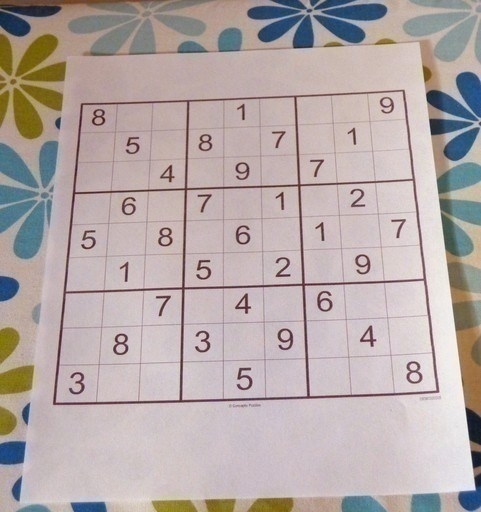
#> input picture image.jpeg, 481 x 512 px
$ python -i FindCorners.py   (imports and definitions only)
#> lines starting #> are read from the running program, lines starting #| are printed output that depends on the picture; after the words box and inside, x2 and y2 are one past the last pixel; in counts of white or black regions, pixels touching at a corner belong together
#> further down, picture is the input picture: shape (512, 481, 3); mean B, G, R 168.2, 169.5, 181.2
import cv2
import numpy as np
import operator

def preProcess(im):
    imgray = cv2.cvtColor(im, cv2.COLOR_BGR2GRAY)
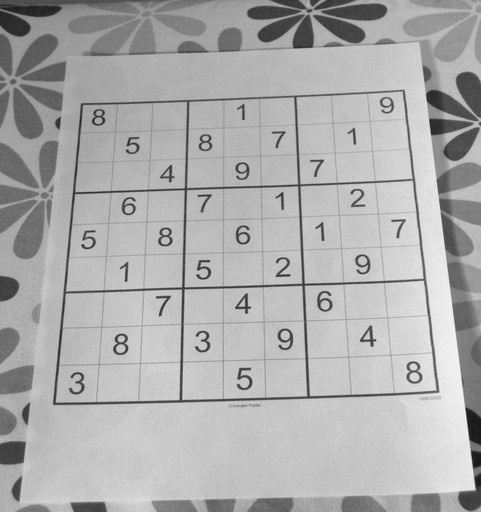
#> imgray: shape (512, 481); min 22, max 246, mean 172.9
    blurred = cv2.GaussianBlur(imgray, (5, 5), 0)
    adaptive_thresh = cv2.adaptiveThreshold(blurred, 255, cv2.ADAPTIVE_THRESH_MEAN_C,cv2.THRESH_BINARY_INV, 3, 2)
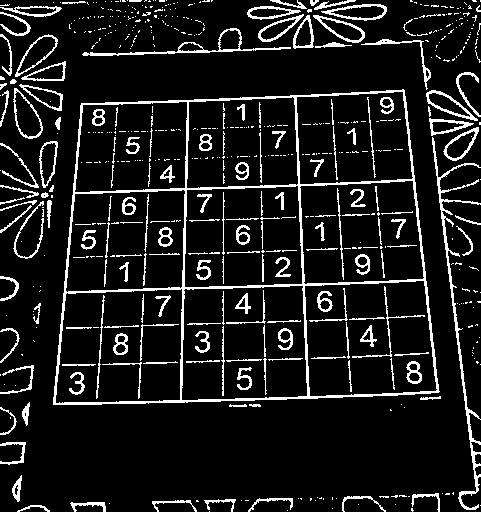
#> adaptive_thresh: shape (512, 481); 10.7% white in thin lines or dots
    kernel = np.array([[0., 1., 0.], [1., 1., 1.], [0., 1., 0.]], np.uint8)
    dilated = cv2.dilate(adaptive_thresh, kernel, iterations = 1)
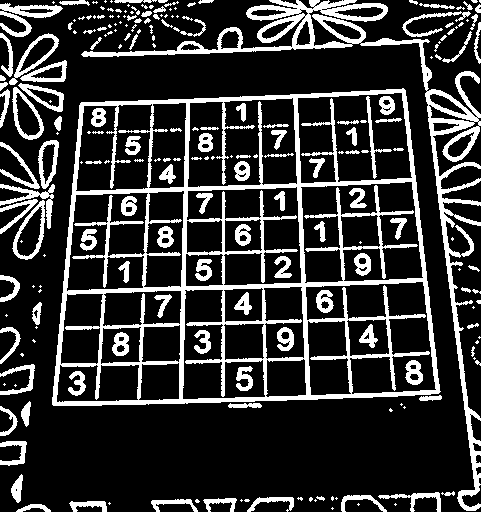
#> dilated: shape (512, 481); 20.7% white; 224 white regions (100 under 20 px), largest, box (x1, y1, x2, y2) and area: (52, 88, 441, 406) 21881, (81, 0, 481, 511) 9587, (0, 3, 63, 37) 786
    return dilated

def findCorners(im):
    contours, _ = cv2.findContours(im.copy(), cv2.RETR_EXTERNAL, cv2.CHAIN_APPROX_SIMPLE)
    contours = sorted(contours, key=cv2.contourArea, reverse=True)
    polygon = contours[0]
    bottom_right, temp = max(enumerate([pt[0][0] + pt[0][1] for pt in polygon]), key=operator.itemgetter(1))
    top_left, temp     = min(enumerate([pt[0][0] + pt[0][1] for pt in polygon]), key=operator.itemgetter(1))
    bottom_left, temp  = min(enumerate([pt[0][0] - pt[0][1] for pt in polygon]), key=operator.itemgetter(1))
    top_right, temp    = max(enumerate([pt[0][0] - pt[0][1] for pt in polygon]), key=operator.itemgetter(1))
    return [tuple(polygon[top_left][0]), tuple(polygon[top_right][0]), tuple(polygon[bottom_right][0]), tuple(polygon[bottom_left][0])]

'''
image = cv2.imread('image.jpg')
pre_processed = preProcess(image)
corners = findCorners(pre_processed)

im_corners = image.copy()
for corner in corners:
    cv2.circle(im_corners, corner, 5, (0,0,255), -1)
cv2.imshow('All Corners', im_corners)
cv2.waitKey(0)
cv2.destroyAllWindows()

'''

>>> import cv2
>>> picture = cv2.imread('image.jpeg')
>>> result = preProcess(picture)
